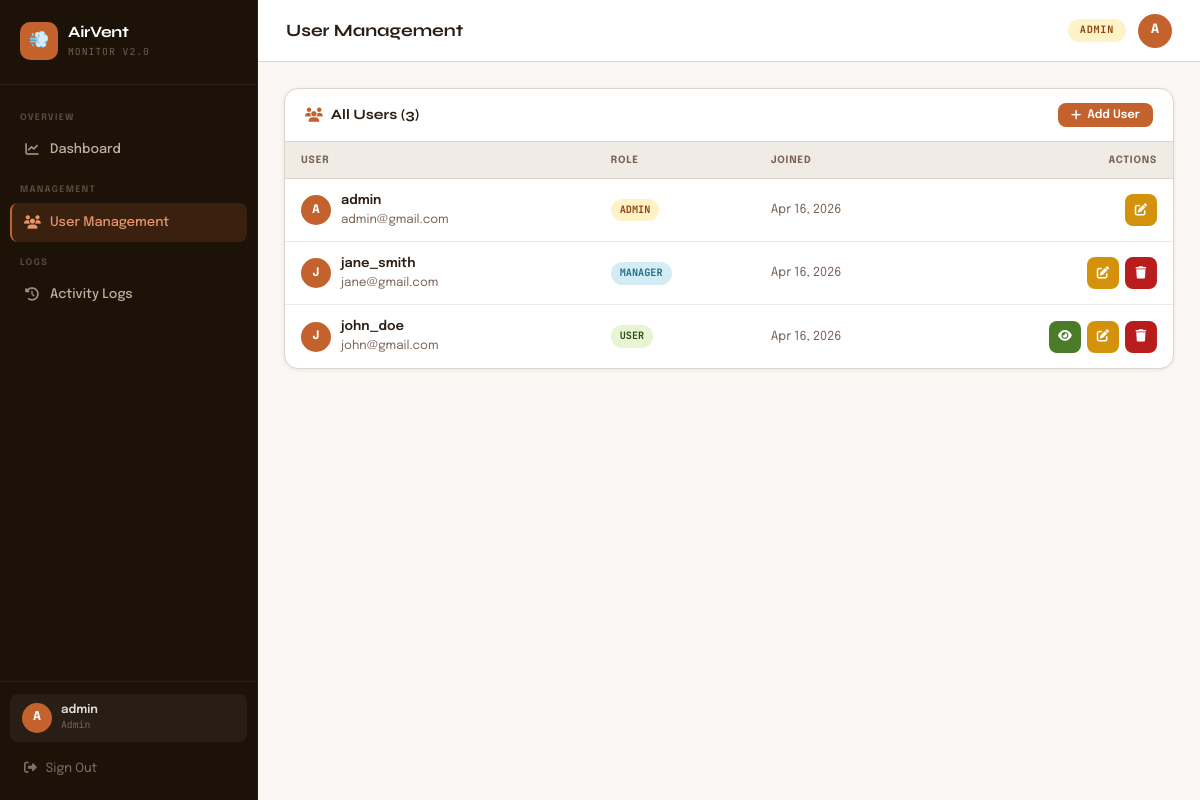
The app's page /app/admin/user-management.php (signed in) with its own data.
### tables this page shows
CREATE TABLE IF NOT EXISTS users (
    user_id    INT AUTO_INCREMENT PRIMARY KEY,
    username   VARCHAR(50)  NOT NULL UNIQUE,
    email      VARCHAR(100) NOT NULL UNIQUE,
    password   VARCHAR(255) NOT NULL,
    role       ENUM('user','manager','admin') NOT NULL DEFAULT 'user',
    created_at DATETIME DEFAULT CURRENT_TIMESTAMP
);

### config/config.php (called while the page is built, shortened)
<?php
$conn = new mysqli(DB_HOST, DB_USER, DB_PASS, DB_NAME);
$conn->set_charset(DB_CHAR);
function db_q(string $sql,string $t='',array $p=[]): array {
    global $conn; $st=$conn->prepare($sql); if(!$st)return[];
    if($t&&$p)$st->bind_param($t,...$p); $st->execute();
    $r=$st->get_result(); $rows=$r?$r->fetch_all(MYSQLI_ASSOC):[]; $st->close(); return $rows;
}
function e(string $s): string { return htmlspecialchars($s,ENT_QUOTES,'UTF-8'); }

### app/admin/user-management.php (the view, shortened to what this page needs)
<?php
include 'header.php';
$aid=$_SESSION['user_id'];$arole=$_SESSION['role'];
$users=db_q("SELECT user_id,username,email,role,created_at FROM users ORDER BY FIELD(role,'admin','manager','user'),user_id DESC");
?>
<div class="card">
  <div class="card-head">
    <div class="card-title"><i class="fas fa-users" style="color:var(--clay)"></i> All Users (<?=count($users)?>)</div>
    <button class="btn btn-primary btn-sm" onclick="openModal('addModal')"><i class="fas fa-plus"></i> Add User</button>
  </div>
  <div class="card-body p0">
    <table class="data-table">
      <thead><tr><th>User</th><th>Role</th><th>Joined</th><th style="text-align:right">Actions</th></tr></thead>
      <tbody>
      <?php foreach($users as $u):?>
      <tr>
        <td><div class="user-cell"><div class="user-av-sm"><?=strtoupper(substr($u['username'],0,1))?></div>
          <div><div style="font-weight:600"><?=e($u['username'])?></div>
          <div style="font-size:.8rem;color:var(--muted)"><?=e($u['email'])?></div></div></div></td>
        <td><span class="badge badge-<?=$u['role']?>"><?=ucfirst($u['role'])?></span></td>
        <td style="color:var(--muted);font-size:.83rem"><?=date('M d, Y',strtotime($u['created_at']))?></td>
        <td><div style="display:flex;justify-content:flex-end;gap:6px">
          <?php if($u['role']==='user'):?>
          <a href="/hangin/app/admin/view-user.php?view_user=<?=$u['user_id']?>" class="btn-icon bi-view" title="View Sensors"><i class="fas fa-eye"></i></a>
          <?php endif;?>
          <?php if($arole==='admin'||($arole==='manager'&&$u['role']!=='admin')):?>
          <button class="btn-icon bi-edit" onclick='editUser(<?=json_encode($u)?>')' title="Edit"><i class="fas fa-edit"></i></button>
          <?php endif;?>
          <?php if($arole==='admin'&&$u['user_id']!=$aid):?>
          <a href="?delete_user=<?=$u['user_id']?>" class="btn-icon bi-del" onclick="return confirm('Delete <?=e($u['username'])?>?')" title="Delete"><i class="fas fa-trash"></i></a>
          <?php endif;?>
        </div></td>
      </tr>
      <?php endforeach;?>
      </tbody>
    </table>
  </div>
</div>
<?php include 'footer.php';?>

### assets/style.css (style rules this page uses)
:root { --clay: #c4622d; --clay-dark: #9a4820; --clay-light: #e8956a; --clay-pale: #f7e8df; --earth: #3d2b1f; --earth-mid: #6b4c38; --forest: #2d5016; --forest-mid: #4a7c28; --forest-lt: #7ab547; --forest-pale:#e8f4d4; --sky: #1e6b8a; --sky-lt: #d4edf5; --rain: #3b6ea5; --sun: #d4920a; --sun-lt: #fef3c7; --danger: #b91c1c; --danger-lt: #fee2e2; --warm-white: #faf7f4; --warm-gray: #f0ebe5; --border: #ddd5cc; --text: #2a1f17; --muted: #7a6355; --surface: #ffffff; --sidebar-bg: #1c1208; --sidebar-txt:#c4b09a; --sidebar-act:#e8956a; --radius: 8px; --radius-lg: 14px; --shadow: 0 1px 4px rgba(42,15,5,.08); --shadow-md: 0 4px 20px rgba(42,15,5,.12); --shadow-lg: 0 12px 40px rgba(42,15,5,.18); --font: 'Epilogue', sans-serif; --font-head: 'Syne', sans-serif; --font-mono: 'JetBrains Mono', monospace; --sidebar-w: 258px; --topbar-h: 62px; }
*,*::before,*::after { box-sizing:border-box;margin:0;padding:0 }
html { font-size:15px;scroll-behavior:smooth }
body { font-family:var(--font);background:var(--warm-white);color:var(--text);min-height:100vh;display:flex;line-height:1.6 }
a { text-decoration:none;color:inherit }
.card { background:var(--surface);border-radius:var(--radius-lg);border:1.5px solid var(--border);box-shadow:var(--shadow);overflow:hidden;margin-bottom:18px }
.card-head { padding:14px 20px;border-bottom:1px solid var(--border);display:flex;align-items:center;justify-content:space-between;gap:12px }
.card-title { font-family:var(--font-head);font-size:.95rem;font-weight:700;display:flex;align-items:center;gap:8px;color:var(--text) }
.card-body { padding:20px }
.card-body.p0 { padding:0 }
.data-table { width:100%;border-collapse:collapse;font-size:.875rem }
.data-table th { text-align:left;padding:10px 16px;font-size:.67rem;font-weight:700;text-transform:uppercase;letter-spacing:.08em;color:var(--muted);background:var(--warm-gray);border-bottom:1.5px solid var(--border) }
.data-table td { padding:11px 16px;border-bottom:1px solid #ede8e3;vertical-align:middle }
.data-table tr:last-child td { border-bottom:none }
.btn { display:inline-flex;align-items:center;gap:6px;padding:9px 18px;border-radius:var(--radius);border:none;font-family:var(--font);font-size:.85rem;font-weight:600;cursor:pointer;transition:all .18s;white-space:nowrap;text-decoration:none }
.btn-primary { background:var(--clay);color:#fff }
.btn-sm { padding:6px 13px;font-size:.78rem }
.btn-icon { width:32px;height:32px;border-radius:var(--radius);border:none;cursor:pointer;display:flex;align-items:center;justify-content:center;font-size:.82rem;transition:all .18s;color:#fff }
.bi-view { background:var(--forest-mid) }
.bi-edit { background:var(--sun) }
.bi-del { background:var(--danger) }
.user-cell { display:flex;align-items:center;gap:10px }
.user-av-sm { width:30px;height:30px;border-radius:50%;background:var(--clay);color:#fff;display:flex;align-items:center;justify-content:center;font-weight:700;font-size:.78rem;flex-shrink:0 }
.badge { display:inline-flex;align-items:center;padding:3px 9px;border-radius:12px;font-size:.68rem;font-weight:700;text-transform:uppercase;font-family:var(--font-mono) }
.badge-admin { background:#fef3c7;color:#92400e }
.badge-manager { background:var(--sky-lt);color:var(--sky) }
.badge-user { background:var(--forest-pale);color:var(--forest) }

### records on screen
users: username "A", username "admin", email "admin@gmail.com", role "ADMIN", created_at "Apr 16, 2026"
users: username "J", username "jane_smith", email "jane@gmail.com", role "MANAGER", created_at "Apr 16, 2026"
users: username "J", username "john_doe", email "john@gmail.com", role "USER", created_at "Apr 16, 2026"

### other values on screen
APP_VER "2.0"
substr($me,0,1) "A"
$me "admin"
$role "Admin"
$pt "User Management"
$role "ADMIN"
count($users) "3"
